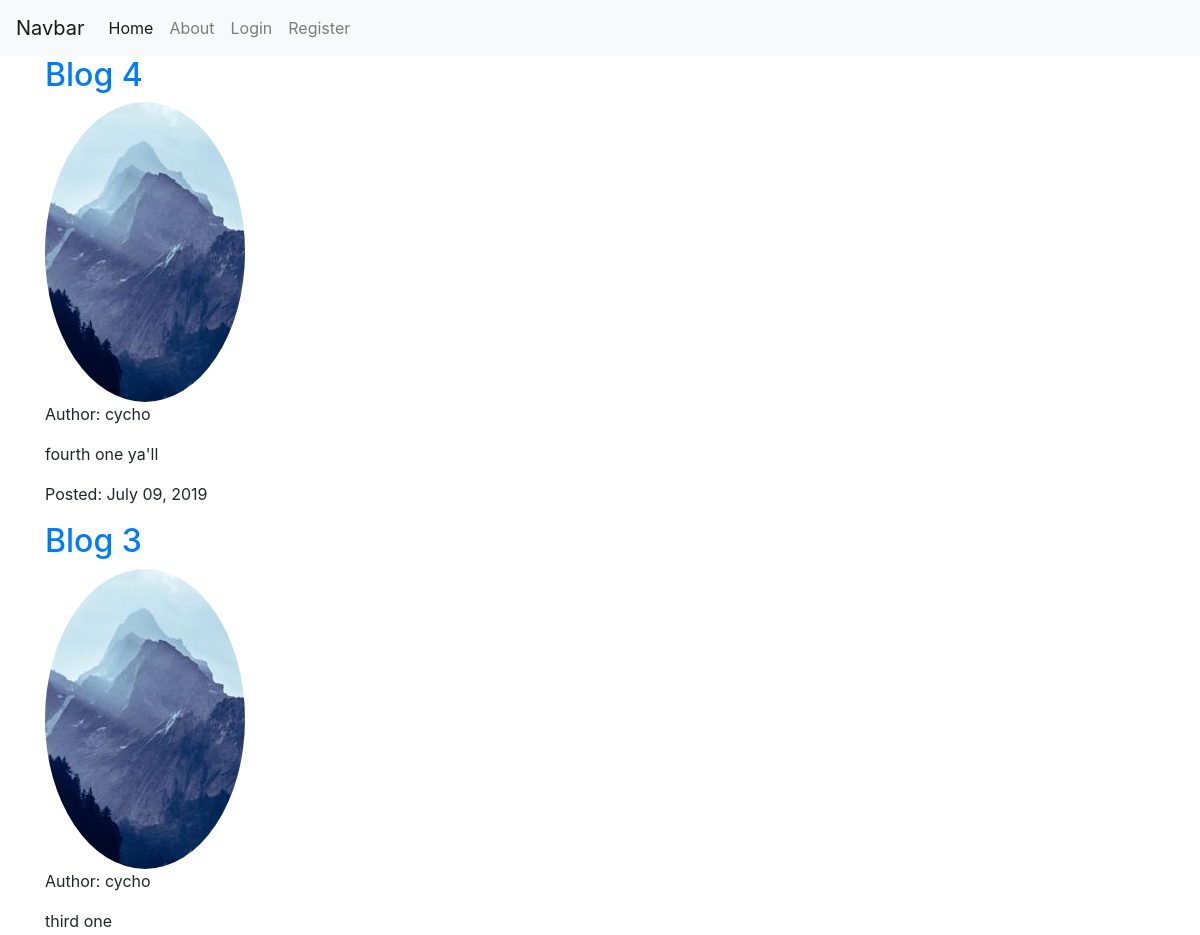
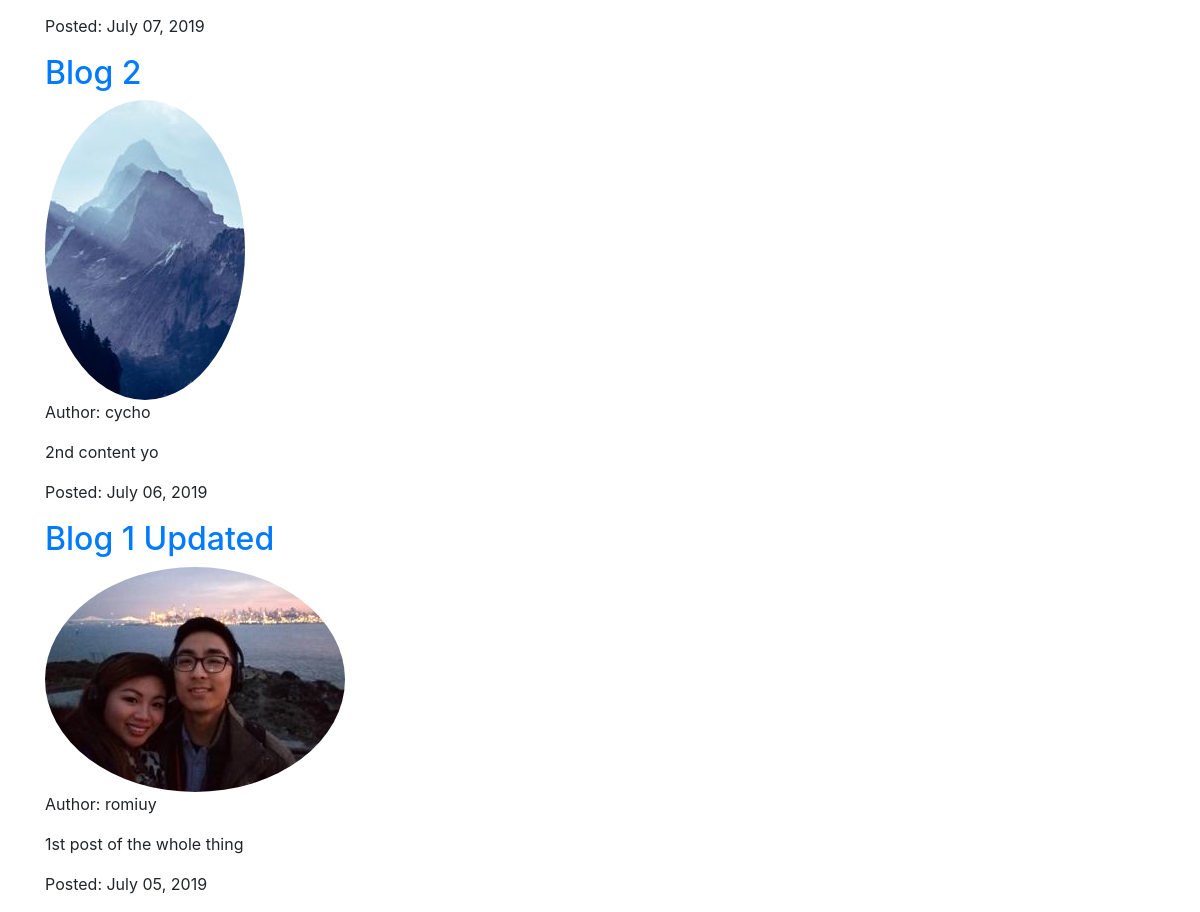
The app's page /, older data (2 pictures, top to bottom).
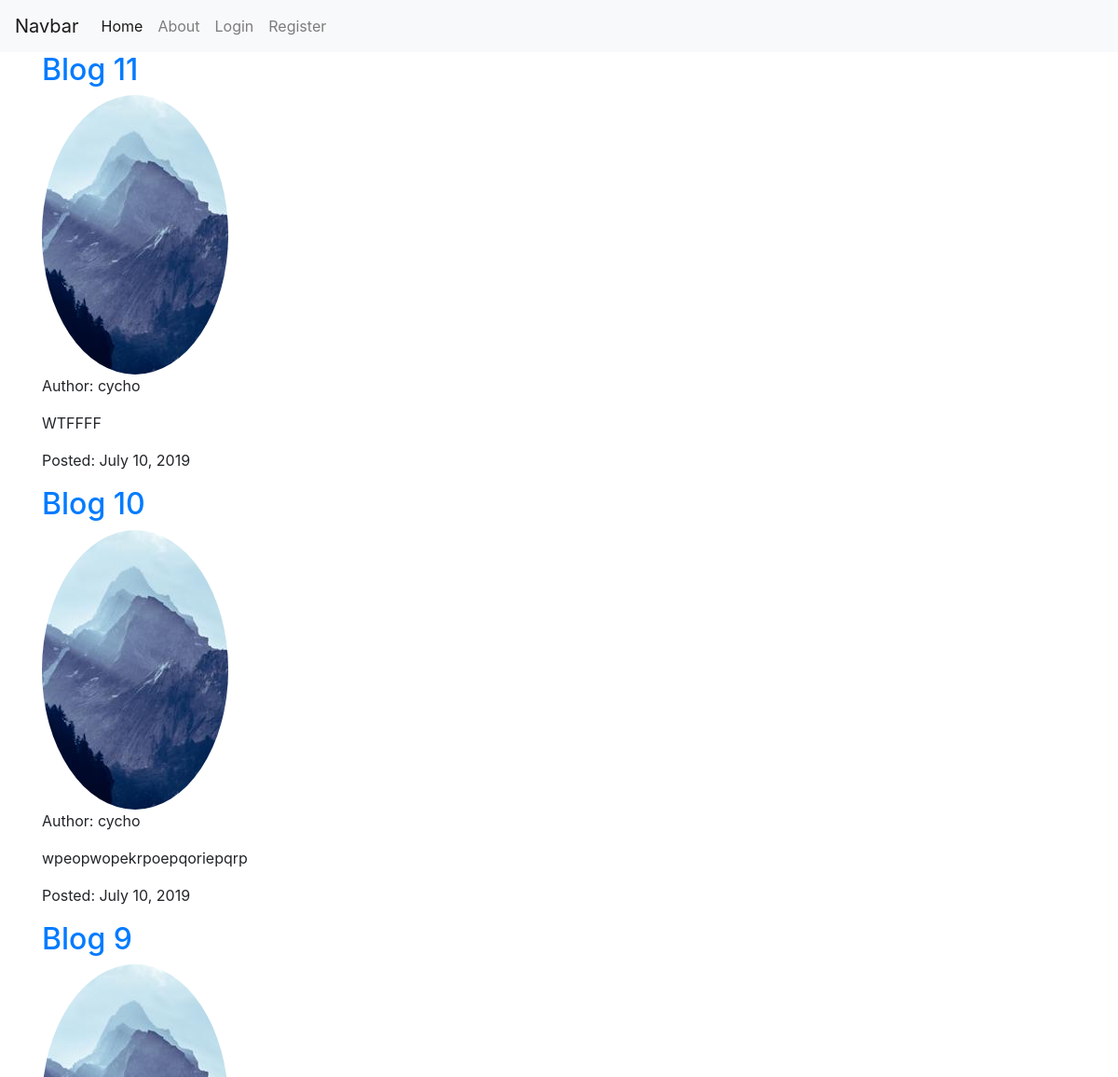
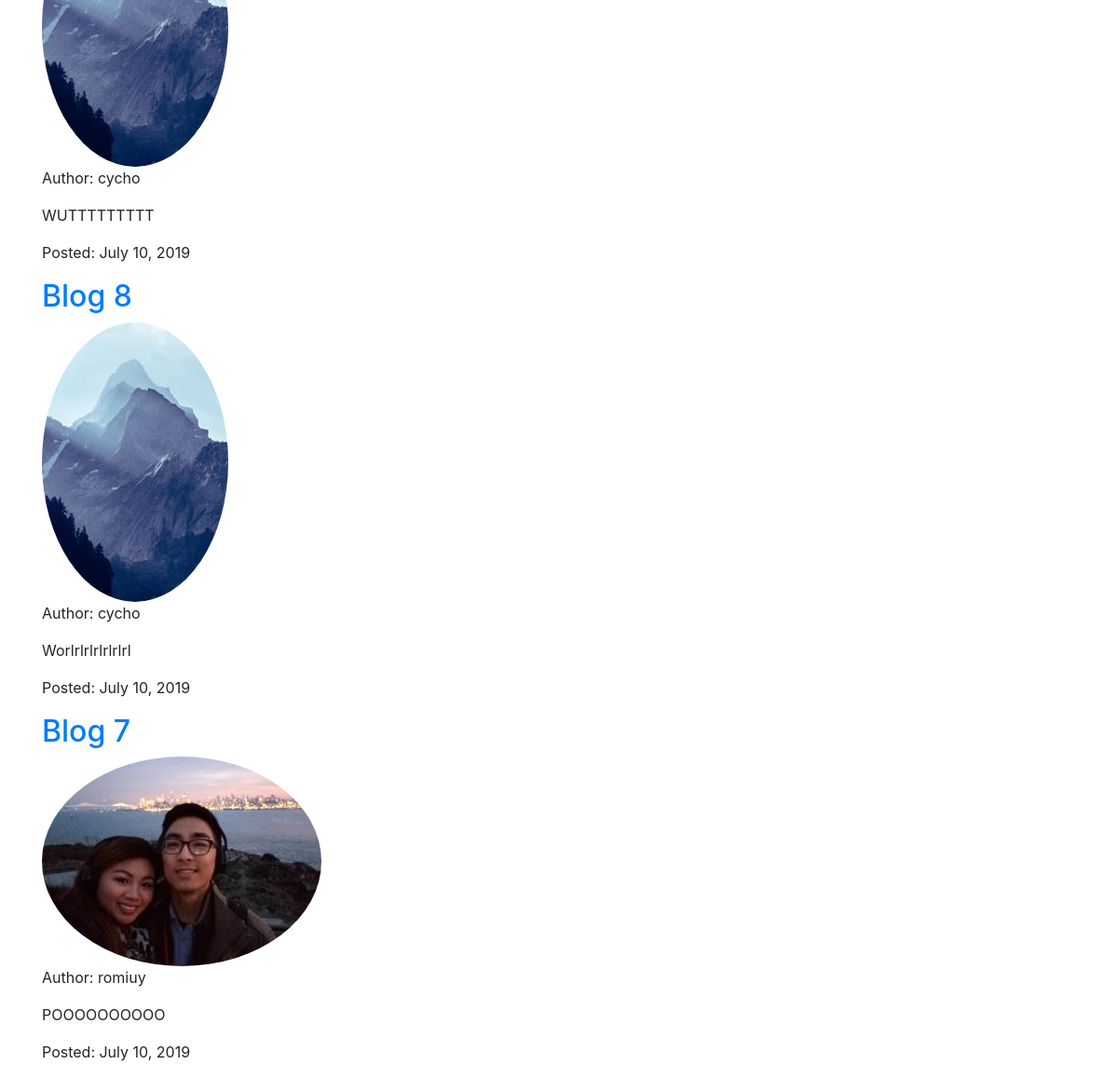
The same page, newer data (2 pictures, top to bottom).
### blog/models.py (models this page shows, shortened)
class Post(models.Model):
    title = models.CharField(max_length=100)
    content = models.TextField()
    date_posted = models.DateTimeField(default=timezone.now)
    author = models.ForeignKey(User, on_delete=models.CASCADE)

### users/models.py (models this page shows, shortened)
class Profile(models.Model):
    user = models.OneToOneField(User, on_delete=models.CASCADE)
    image = models.ImageField(default='default.jpg', upload_to='profile_pics')

### blog/views.py (the view)
# urls.py: path('', PostListView.as_view(), name='blog-home'),
class PostListView(ListView):
    model = Post
    template_name = 'blog/home.html'  # <app>/<model>_<viewtype>.html
    context_object_name = 'posts'
    ordering = ['-date_posted']
    paginate_by = 5

### blog/templates/blog/home.html
{% extends 'blog/base.html' %}
{% block content %}
{% for post in posts %}
<h2><a href='{% url "post-detail" post.id %}'>{{ post.title }}</a></h2>
<img class='rounded-circle' src='{{post.author.profile.image.url}}'>
<p>Author: {{ post.author }}</p>
<p>{{ post.content }}</p>
<p>Posted: {{ post.date_posted|date:"F d, Y" }}</p>
{% endfor %}
{% endblock content %}

Row changes from the older to the newer data that the page shows:
no longer on this page (row unchanged): Post: title "Blog 4", author.profile.image (placeholder picture), author "cycho", content "fourth one ya'll", date_posted "July 09, 2019"
no longer on this page (row unchanged): Post: title "Blog 3", author.profile.image (placeholder picture), author "cycho", content "third one", date_posted "July 07, 2019"
no longer on this page (row unchanged): Post: title "Blog 2", author.profile.image (placeholder picture), author "cycho", content "2nd content yo", date_posted "July 06, 2019"
no longer on this page (row unchanged): Post: title "Blog 1 Updated", author.profile.image (picture), author "romiuy", content "1st post of the whole thing", date_posted "July 05, 2019"
added Post: title "Blog 11", author.profile.image (placeholder picture), author "cycho", content "WTFFFF", date_posted "July 10, 2019"
added Post: title "Blog 10", author.profile.image (placeholder picture), author "cycho", content "wpeopwopekrpoepqoriepqrp", date_posted "July 10, 2019"
added Post: title "Blog 9", author.profile.image (placeholder picture), author "cycho", content "WUTTTTTTTTT", date_posted "July 10, 2019"
added Post: title "Blog 8", author.profile.image (placeholder picture), author "cycho", content "Worlrlrlrlrlrlrl", date_posted "July 10, 2019"
added Post: title "Blog 7", author.profile.image (picture), author "romiuy", content "POOOOOOOOOO", date_posted "July 10, 2019"
